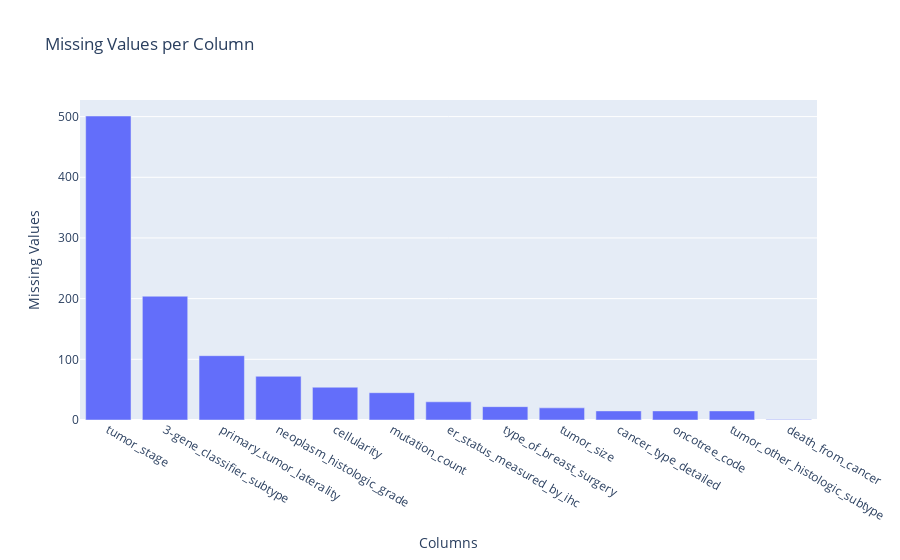

Notebook source saved alongside this figure:
### Code cell
# Checking missing values
missing_values = df.isnull().sum().sort_values(ascending=False)
missing_values = missing_values[missing_values > 0]

# Plot missing values using Seaborn
plt.figure(figsize=(12, 5))
sns.barplot(x=missing_values.index, y=missing_values.values, palette="Reds_r")
plt.xticks(rotation=90)
plt.title("Missing Values Count")
plt.ylabel("Count")
plt.show()

# Interactive missing values visualization using Plotly
fig = px.bar(x=missing_values.index, y=missing_values.values, labels={'x':'Columns', 'y':'Missing Values'}, title="Missing Values per Column")
fig.show()

# Data types analysis
df.dtypes.value_counts()

### Figure 1 — Plotly figure (JSON) as saved in the notebook; plotly's stock layout.template omitted (floating-point values rounded to 4 significant figures)
{"data": [{"alignmentgroup": "True", "hovertemplate": "Columns=%{x}<br>Missing Values=%{y}<extra></extra>", "legendgroup": "", "marker": {"color": "#636efa", "pattern": {"shape": ""}}, "name": "", "offsetgroup": "", "orientation": "v", "showlegend": false, "textposition": "auto", "type": "bar", "x": ["tumor_stage", "3-gene_classifier_subtype", "primary_tumor_laterality", "neoplasm_histologic_grade", "cellularity", "mutation_count", "er_status_measured_by_ihc", "type_of_breast_surgery", "tumor_size", "cancer_type_detailed", "oncotree_code", "tumor_other_histologic_subtype", "death_from_cancer"], "xaxis": "x", "y": [501, 204, 106, 72, 54, 45, 30, 22, 20, 15, 15, 15, 1], "yaxis": "y"}], "layout": {"barmode": "relative", "legend": {"tracegroupgap": 0}, "title": {"text": "Missing Values per Column"}, "xaxis": {"anchor": "y", "domain": [0, 1], "title": {"text": "Columns"}}, "yaxis": {"anchor": "x", "domain": [0, 1], "title": {"text": "Missing Values"}}}}
